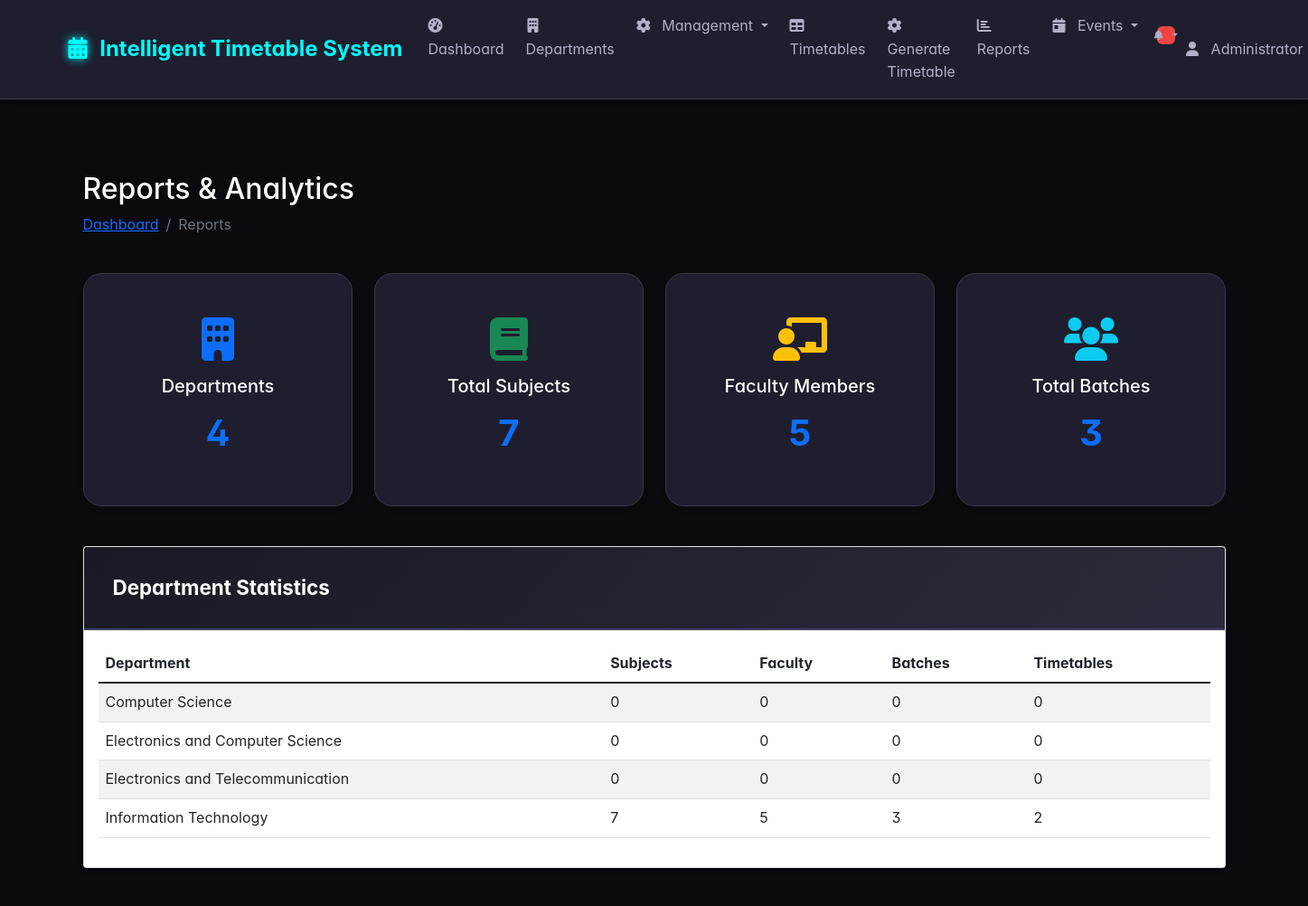
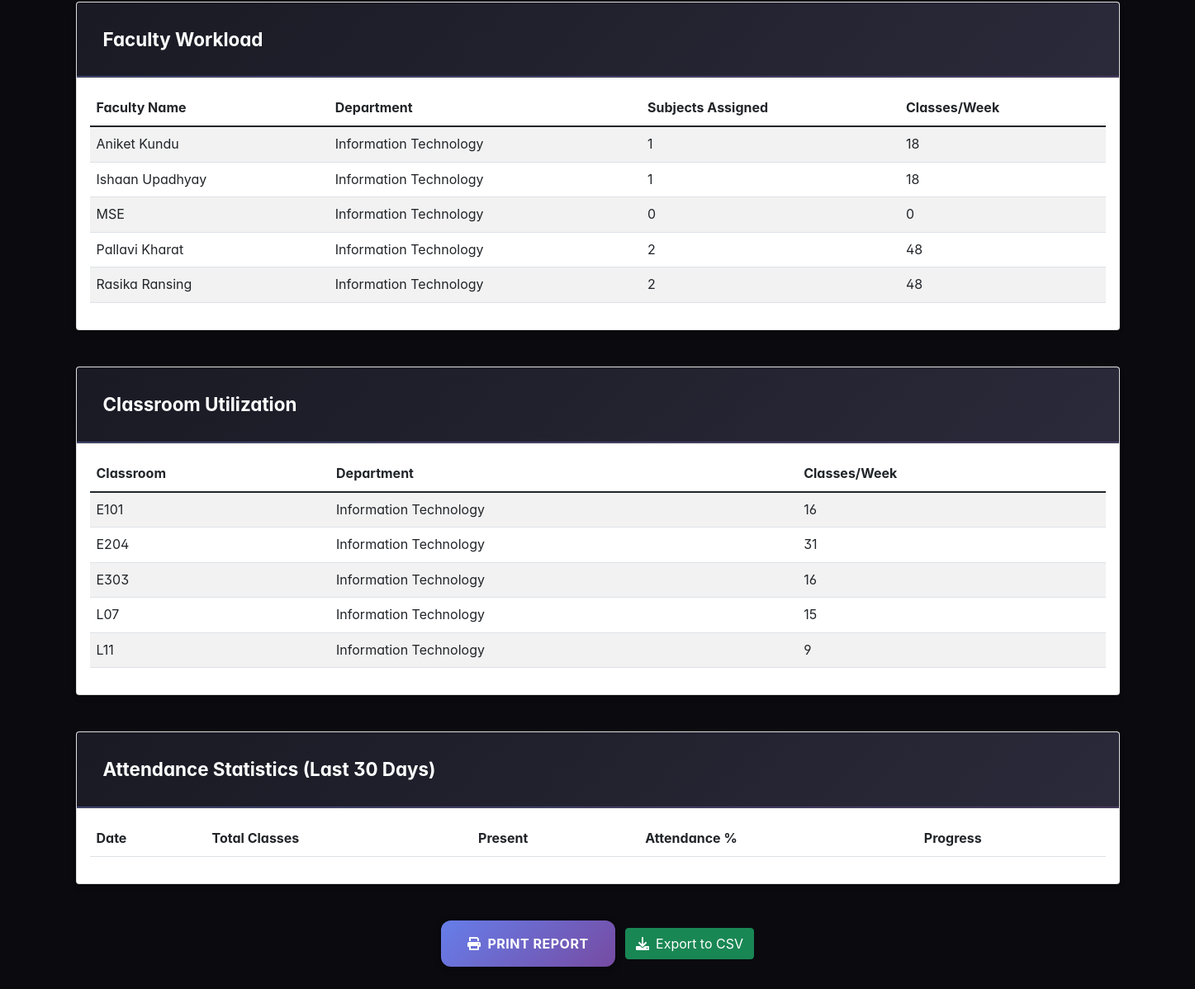
The app's page /reports (signed in) with its own data (2 pictures, top to bottom).
### tables this page shows
CREATE TABLE departments (
            id INTEGER PRIMARY KEY AUTOINCREMENT,
            name TEXT NOT NULL,
            code TEXT UNIQUE NOT NULL,
            created_at DATETIME DEFAULT CURRENT_TIMESTAMP
        );

CREATE TABLE faculty (
            id INTEGER PRIMARY KEY AUTOINCREMENT,
            name TEXT NOT NULL,
            employee_id TEXT UNIQUE NOT NULL,
            department_id INTEGER,
            max_hours_per_day INTEGER DEFAULT 8,
            preferred_times TEXT,
            created_at DATETIME DEFAULT CURRENT_TIMESTAMP,
            FOREIGN KEY (department_id) REFERENCES departments (id)
        );

CREATE TABLE classrooms (
            id INTEGER PRIMARY KEY AUTOINCREMENT,
            name TEXT NOT NULL,
            capacity INTEGER,
            type TEXT DEFAULT 'CLASSROOM',
            department_id INTEGER,
            created_at DATETIME DEFAULT CURRENT_TIMESTAMP,
            FOREIGN KEY (department_id) REFERENCES departments (id)
        );

### app.py (the view)
@app.route('/reports')
@login_required
def reports():
    conn = sqlite3.connect('timetable.db')
    conn.row_factory = sqlite3.Row
    cursor = conn.cursor()
    cursor.execute('''
        SELECT d.name as department_name,
               COUNT(DISTINCT s.id) as subject_count,
               COUNT(DISTINCT f.id) as faculty_count,
               COUNT(DISTINCT b.id) as batch_count,
               COUNT(DISTINCT t.id) as timetable_count
        FROM departments d
        LEFT JOIN subjects s ON d.id = s.department_id
        LEFT JOIN faculty f ON d.id = f.department_id
        LEFT JOIN batches b ON d.id = b.department_id
        LEFT JOIN timetables t ON d.id = t.department_id
        GROUP BY d.id
        ORDER BY d.name
    ''')
    department_stats = cursor.fetchall()
    cursor.execute('''
        SELECT f.name as faculty_name,
               d.name as department_name,
               COUNT(DISTINCT fs.subject_id) as subjects_assigned,
               COUNT(ts.id) as classes_per_week
        FROM faculty f
        LEFT JOIN departments d ON f.department_id = d.id
        LEFT JOIN faculty_subjects fs ON f.id = fs.faculty_id
        LEFT JOIN timetable_slots ts ON f.id = ts.faculty_id
        GROUP BY f.id
        ORDER BY d.name, f.name
    ''')
    faculty_stats = cursor.fetchall()
    cursor.execute('''
        SELECT c.name as classroom_name,
               d.name as department_name,
               COUNT(ts.id) as classes_per_week
        FROM classrooms c
        LEFT JOIN departments d ON c.department_id = d.id
        LEFT JOIN timetable_slots ts ON c.id = ts.classroom_id
        GROUP BY c.id
        ORDER BY d.name, c.name
    ''')
    classroom_stats = cursor.fetchall()
    cursor.execute('''
        SELECT date,
               COUNT(*) as total_classes,
               SUM(CASE WHEN status = 'PRESENT' THEN 1 ELSE 0 END) as present_classes,
               ROUND(SUM(CASE WHEN status = 'PRESENT' THEN 1 ELSE 0 END) * 100.0 / COUNT(*), 2) as attendance_percentage
        FROM attendance
        GROUP BY date
        ORDER BY date DESC
        LIMIT 30
    ''')
    attendance_stats = cursor.fetchall()
    conn.close()
    return render_template('reports.html',
                         department_stats=department_stats,
                         faculty_stats=faculty_stats,
                         classroom_stats=classroom_stats,
                         attendance_stats=attendance_stats)

### templates/reports.html (shortened to what this page needs)
<!DOCTYPE html>
<html lang="en">
<head>
    <link href="https://cdn.jsdelivr.net/npm/bootstrap@5.1.3/dist/css/bootstrap.min.css" rel="stylesheet">
    <link href="https://cdnjs.cloudflare.com/ajax/libs/font-awesome/6.0.0/css/all.min.css" rel="stylesheet">
</head>
<body>
    {% extends 'base.html' %}
    {% block content %}
    <div class="container-fluid py-4">
        <div class="row mb-4">
            <div class="col-12">
                <h1 class="h2">Reports & Analytics</h1>
                <nav aria-label="breadcrumb">
                    <ol class="breadcrumb">
                        <li class="breadcrumb-item"><a href="{{ url_for('dashboard') }}">Dashboard</a></li>
                        <li class="breadcrumb-item active">Reports</li>
                    </ol>
                </nav>
            </div>
        </div>
        <div class="row mb-4">
            <div class="col-md-3">
                <div class="card stat-card">
                    <div class="card-body">
                        <i class="fas fa-building fa-3x mb-3 text-primary"></i>
                        <h5>Departments</h5>
                        <div class="stat-number">{{ department_stats|length }}</div>
                    </div>
                </div>
            </div>
            <div class="col-md-3">
                <div class="card stat-card">
                    <div class="card-body">
                        <i class="fas fa-book fa-3x mb-3 text-success"></i>
                        <h5>Total Subjects</h5>
                        <div class="stat-number">
                            {% set total_subjects = department_stats|sum(attribute='subject_count') %}
                            {{ total_subjects }}
                        </div>
                    </div>
                </div>
            </div>
            <div class="col-md-3">
                <div class="card stat-card">
                    <div class="card-body">
                        <i class="fas fa-chalkboard-teacher fa-3x mb-3 text-warning"></i>
                        <h5>Faculty Members</h5>
                        <div class="stat-number">
                            {% set total_faculty = department_stats|sum(attribute='faculty_count') %}
                            {{ total_faculty }}
                        </div>
                    </div>
                </div>
            </div>
            <div class="col-md-3">
                <div class="card stat-card">
                    <div class="card-body">
                        <i class="fas fa-users fa-3x mb-3 text-info"></i>
                        <h5>Total Batches</h5>
                        <div class="stat-number">
                            {% set total_batches = department_stats|sum(attribute='batch_count') %}
                            {{ total_batches }}
                        </div>
                    </div>
                </div>
            </div>
        </div>
        <div class="row mb-4">
            <div class="col-12">
                <div class="card">
                    <div class="card-header">
                        <h5 class="card-title">Department Statistics</h5>
                    </div>
                    <div class="card-body">
                        <div class="table-responsive">
                            <table class="table table-striped table-hover">
                                <thead>
                                    <tr>
                                        <th>Department</th>
                                        <th>Subjects</th>
                                        <th>Faculty</th>
                                        <th>Batches</th>
                                        <th>Timetables</th>
                                    </tr>
                                </thead>
                                <tbody>
                                    {% for dept in department_stats %}
                                    <tr>
                                        <td>{{ dept.department_name }}</td>
                                        <td>{{ dept.subject_count }}</td>
                                        <td>{{ dept.faculty_count }}</td>
                                        <td>{{ dept.batch_count }}</td>
                                        <td>{{ dept.timetable_count }}</td>
                                    </tr>
                                    {% endfor %}
                                </tbody>
                            </table>
                        </div>
                    </div>
                </div>
            </div>
        </div>
        <div class="row mb-4">
            <div class="col-12">
                <div class="card">
                    <div class="card-header">
                        <h5 class="card-title">Faculty Workload</h5>
                    </div>
                    <div class="card-body">
                        <div class="table-responsive">
                            <table class="table table-striped table-hover">
                                <thead>
                                    <tr>
                                        <th>Faculty Name</th>
                                        <th>Department</th>
                                        <th>Subjects Assigned</th>
                                        <th>Classes/Week</th>
                                    </tr>
                                </thead>
                                <tbody>
                                    {% for faculty in faculty_stats %}
                                    <tr>
                                        <td>{{ faculty.faculty_name }}</td>
                                        <td>{{ faculty.department_name }}</td>
                                        <td>{{ faculty.subjects_assigned }}</td>
                                        <td>{{ faculty.classes_per_week }}</td>
                                    </tr>
                                    {% endfor %}
                                </tbody>
                            </table>
                        </div>
                    </div>
                </div>
            </div>
        </div>
        <div class="row mb-4">
            <div class="col-12">
                <div class="card">
                    <div class="card-header">
                        <h5 class="card-title">Classroom Utilization</h5>
                    </div>
                    <div class="card-body">
                        <div class="table-responsive">
                            <table class="table table-striped table-hover">
                                <thead>
                                    <tr>
                                        <th>Classroom</th>
                                        <th>Department</th>
                                        <th>Classes/Week</th>
                                    </tr>
                                </thead>
                                <tbody>
                                    {% for classroom in classroom_stats %}
                                    <tr>
                                        <td>{{ classroom.classroom_name }}</td>
                                        <td>{{ classroom.department_name }}</td>
                                        <td>{{ classroom.classes_per_week }}</td>
                                    </tr>
                                    {% endfor %}
                                </tbody>
                            </table>
                        </div>
                    </div>
                </div>
            </div>
        </div>
        <div class="row">
            <div class="col-12">
                <div class="card">
                    <div class="card-header">
                        <h5 class="card-title">Attendance Statistics (Last 30 Days)</h5>
                    </div>
                    <div class="card-body">
                        <div class="table-responsive">
                            <table class="table table-striped table-hover">
                                <thead>
                                    <tr>
                                        <th>Date</th>
                                        <th>Total Classes</th>
                                        <th>Present</th>
                                        <th>Attendance %</th>
                                        <th>Progress</th>
                                    </tr>
                                </thead>
                            </table>
                        </div>
                    </div>
                </div>
            </div>
        </div>
        <div class="row mt-4">
            <div class="col-12 text-center">
                <button class="btn btn-primary me-2" onclick="window.print()">
                    <i class="fas fa-print me-2"></i>Print Report
                </button>
                <a href="{{ url_for('export_reports') }}" class="btn btn-success">
                    <i class="fas fa-download me-2"></i>Export to CSV
                </a>
            </div>
        </div>
    </div>
    {% endblock %}

### records on screen
departments: department_name "Computer Science", subject_count "0", faculty_count "0", batch_count "0", timetable_count "0"
departments: department_name "Electronics and Computer Science", subject_count "0", faculty_count "0", batch_count "0", timetable_count "0"
departments: department_name "Electronics and Telecommunication", subject_count "0", faculty_count "0", batch_count "0", timetable_count "0"
departments: department_name "Information Technology", subject_count "7", faculty_count "5", batch_count "3", timetable_count "2"
faculty: faculty_name "Aniket Kundu", department_name "Information Technology", subjects_assigned "1", classes_per_week "18"
faculty: faculty_name "Ishaan Upadhyay", department_name "Information Technology", subjects_assigned "1", classes_per_week "18"
faculty: faculty_name "MSE", department_name "Information Technology", subjects_assigned "0", classes_per_week "0"
faculty: faculty_name "Pallavi Kharat", department_name "Information Technology", subjects_assigned "2", classes_per_week "48"
faculty: faculty_name "Rasika Ransing", department_name "Information Technology", subjects_assigned "2", classes_per_week "48"
classrooms: classroom_name "E101", department_name "Information Technology", classes_per_week "16"
classrooms: classroom_name "E204", department_name "Information Technology", classes_per_week "31"
classrooms: classroom_name "E303", department_name "Information Technology", classes_per_week "16"
classrooms: classroom_name "L07", department_name "Information Technology", classes_per_week "15"
classrooms: classroom_name "L11", department_name "Information Technology", classes_per_week "9"

### other values on screen
{{ session.full_name or session.username }} "Administrator"
{{ department_stats|length }} "4"
{{ total_subjects }} "7"
{{ total_faculty }} "5"
{{ total_batches }} "3"
